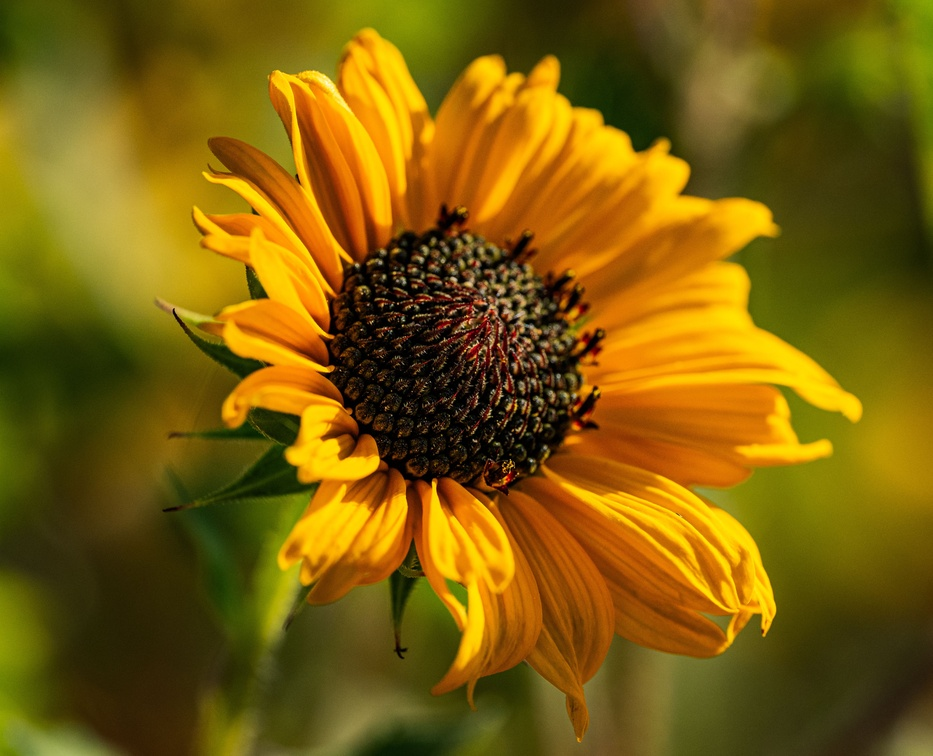
#> input picture CO3/AT1/image.jpg, 933 x 756 px, shrunk from 4518 x 3660 before the run
$ python co3at1q25.py
#> lines starting #> are read from the running program, lines starting #| are printed output that depends on the picture; after the words box and inside, x2 and y2 are one past the last pixel; in counts of white or black regions, pixels touching at a corner belong together
# -*- coding: utf-8 -*-
"""CO3AT1Q25.ipynb

Automatically generated by Colab.

Original file is located at
    https://colab.research.google.com/drive/1aKF3uedLY6dXbZE5olv_7oLQYdwelrhl
"""

import cv2
import matplotlib.pyplot as plt

# --------------------------------
# Stage 1: Read Image
# --------------------------------

image = cv2.imread("image.jpg")
#> image is the input picture: shape (756, 933, 3); mean B, G, R 9.9, 94, 123.9

# --------------------------------
# Stage 2: Preprocessing
# --------------------------------

gray = cv2.cvtColor(image, cv2.COLOR_BGR2GRAY)
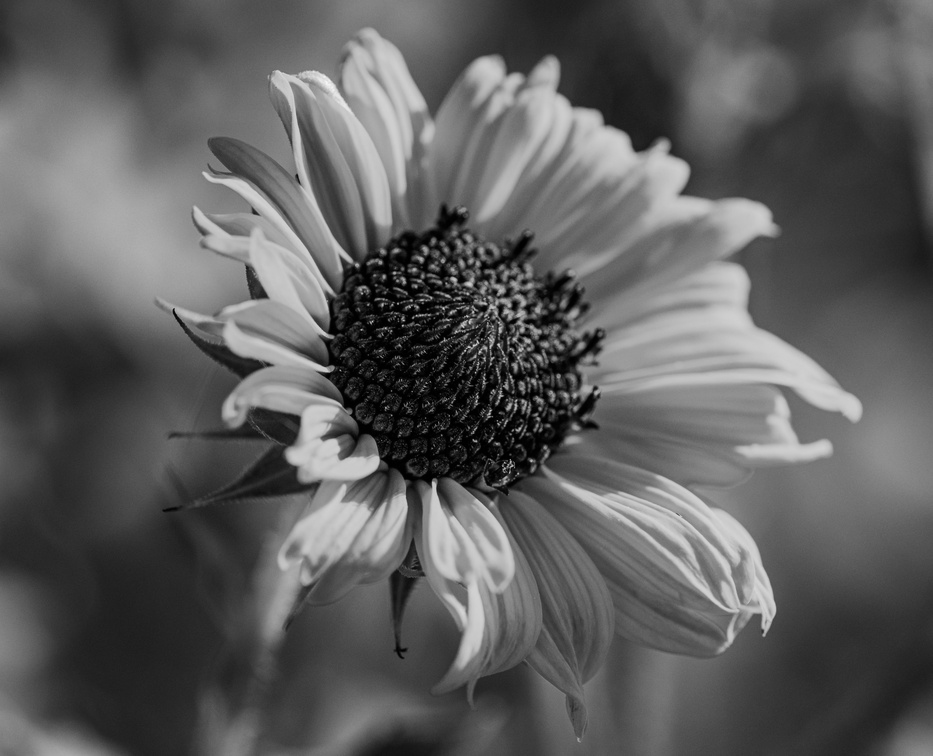
#> gray: shape (756, 933); min 0, max 245, mean 93.4

# Remove noise using Gaussian Blur
blur = cv2.GaussianBlur(gray, (5, 5), 0)

# --------------------------------
# Stage 3: Edge Detection
# --------------------------------

edges = cv2.Canny(blur, 100, 200)
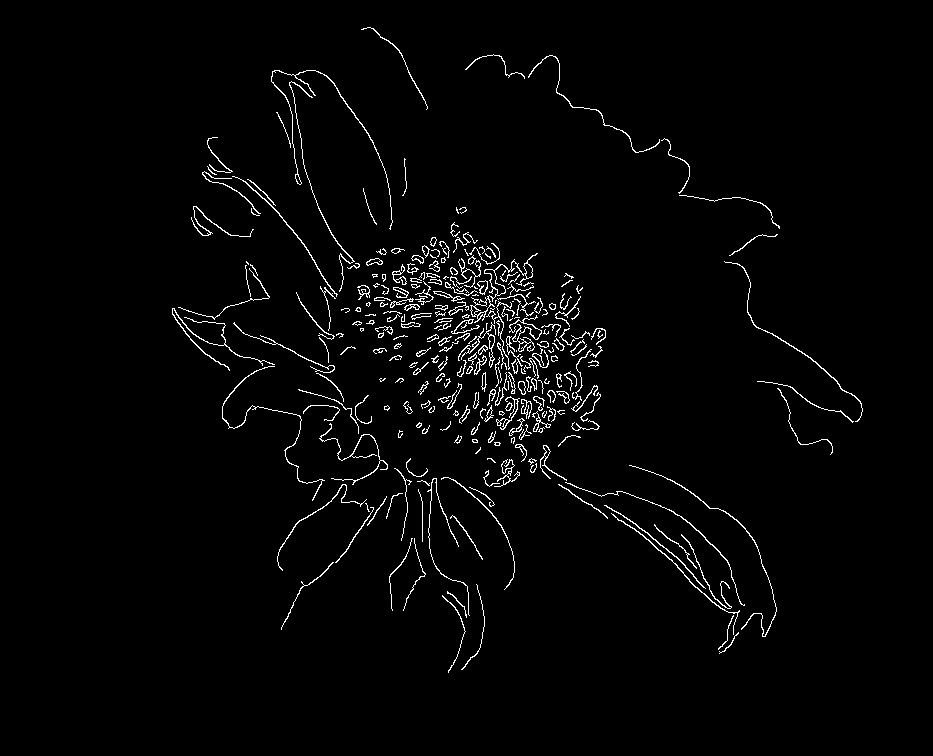
#> edges: shape (756, 933); 2.3% white in thin lines or dots, all inside (x1, y1, x2, y2) = (172, 27, 863, 673)

# --------------------------------
# Stage 4: Feature Extraction
# --------------------------------

# ORB feature detector
orb = cv2.ORB_create()

keypoints, descriptors = orb.detectAndCompute(
    gray, None
)
#> keypoints = 500 keypoints; strongest (x, y, size): (477, 341, 31), (473, 345, 31), (469, 284, 44.6), (443, 308, 31)

# Draw keypoints
feature_image = cv2.drawKeypoints(
    gray,
    keypoints,
    None,
    color=None,
    flags=cv2.DRAW_MATCHES_FLAGS_DRAW_RICH_KEYPOINTS
)
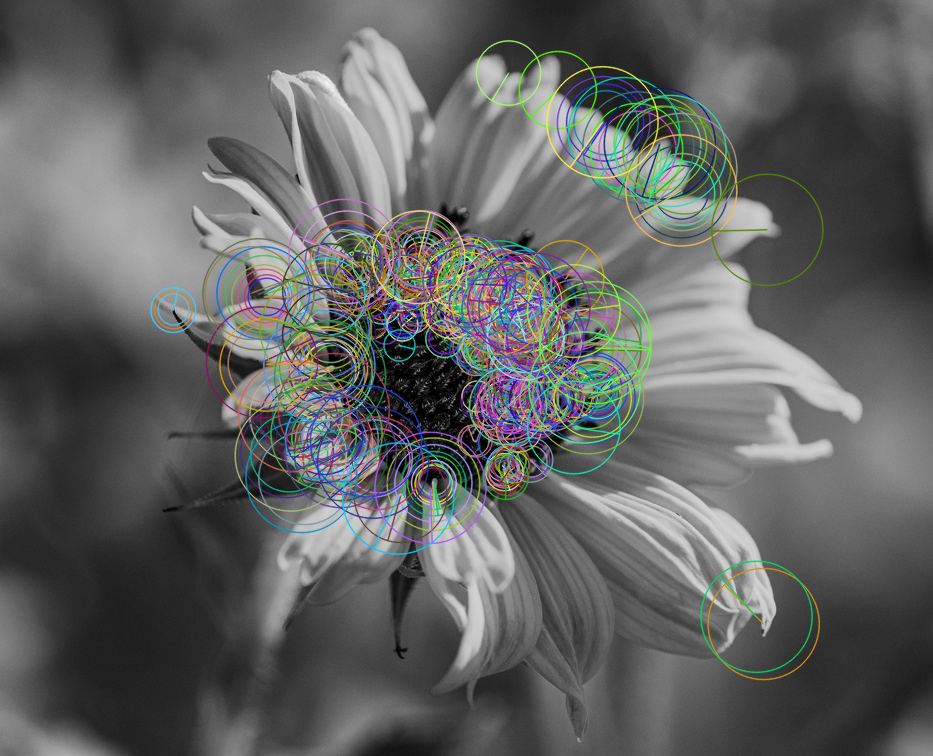
#> feature_image: shape (756, 933, 3); mean of channels 0, 1, 2 97.2, 98.1, 96.7; drawn as B, G, R

# --------------------------------
# Display all stages
# --------------------------------

plt.figure(figsize=(12, 10))

plt.subplot(2, 2, 1)
plt.imshow(cv2.cvtColor(image, cv2.COLOR_BGR2RGB))
plt.title("1. Original Image")
plt.axis("off")

plt.subplot(2, 2, 2)
plt.imshow(blur, cmap="gray")
plt.title("2. Preprocessed Image")
plt.axis("off")

plt.subplot(2, 2, 3)
plt.imshow(edges, cmap="gray")
plt.title("3. Edge Detection")
plt.axis("off")

plt.subplot(2, 2, 4)
plt.imshow(cv2.cvtColor(feature_image, cv2.COLOR_BGR2RGB))
plt.title("4. Feature Extraction")
plt.axis("off")

plt.tight_layout()
plt.show()
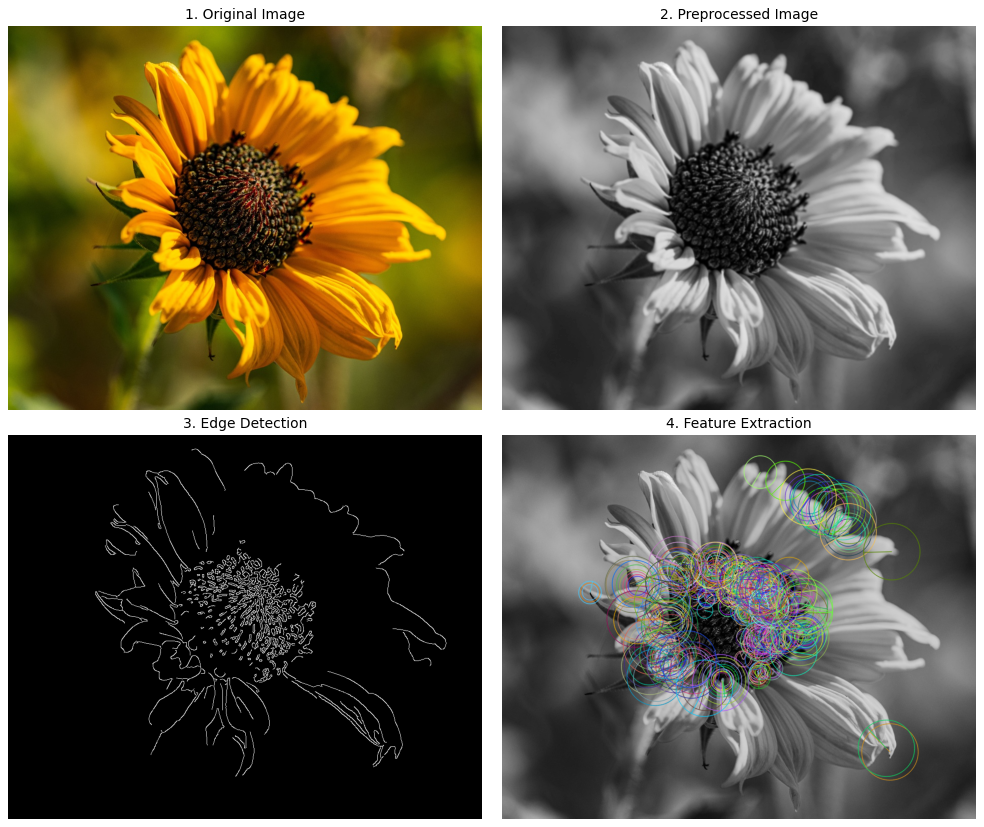
#> figure drawn by matplotlib, 4 panels

# Print feature information
print("Number of Keypoints Detected:",
      len(keypoints))
#| Number of Keypoints Detected: 500

if descriptors is not None:
    print("Descriptor Shape:",
          descriptors.shape)
#| Descriptor Shape: (500, 32)
else:
    print("No descriptors detected.")
